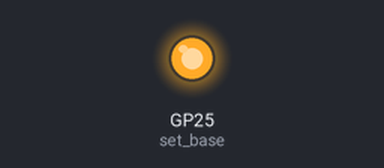
Bench run of a program on a simulated Raspberry Pi Pico running MicroPython. On the bench: output pins drawn as LEDs (lit = HIGH). At 0.5 s the program stops and its outputs stay as they are.

Above: at 0.1 s.
At 0.6 s:
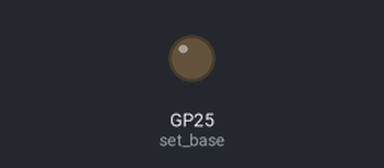
Timing chart, 0 to 2.0 s (numbered marks = the images above):
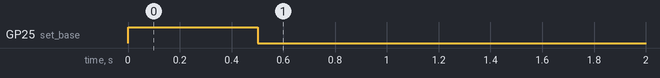

Measured:
- by itself, GP25 (set_base): LOW → HIGH at 0.00 s, → LOW 0.50 s later

The program:

pio_exec.py
```python
'''
相较原代码改进：
1、将重复的代码封装到toggle_led函数中，减少冗余代码。
3、在toggle_led函数中添加了try-except块，以处理可能发生的异常。
3、将睡眠时间作为参数传递给toggle_led函数，增加了代码的灵活性。
'''
# 示例使用PIO通过显式执行打开LED。
#
# 演示：
#   - 使用set_init和set_base
#   - 使用StateMachine.exec

import time
from machine import Pin
import rp2

# 定义一个使用单个固定引脚的空程序。
@rp2.asm_pio(set_init=rp2.PIO.OUT_LOW)
def prog():
    pass

# 切换LED状态的函数，包含错误处理机制。
def toggle_led(state_machine, duration=0.5):
    """
    切换LED状态的函数，包含错误处理机制。
    :param state_machine: StateMachine对象
    :param duration: 持续时间，默认为0.5秒
    """
    try:
        state_machine.exec("set(pins, 1)")  # 打开设置引脚
        time.sleep(duration)  # 睡眠指定时间
        state_machine.exec("set(pins, 0)")  # 关闭设置引脚
    except Exception as e:
        print(f"执行过程中发生错误: {e}")

# 构建StateMachine，将引脚25绑定到设定引脚。
sm = rp2.StateMachine(0, prog, set_base=Pin(25))

# 调用toggle_led函数来控制LED
toggle_led(sm)
```
